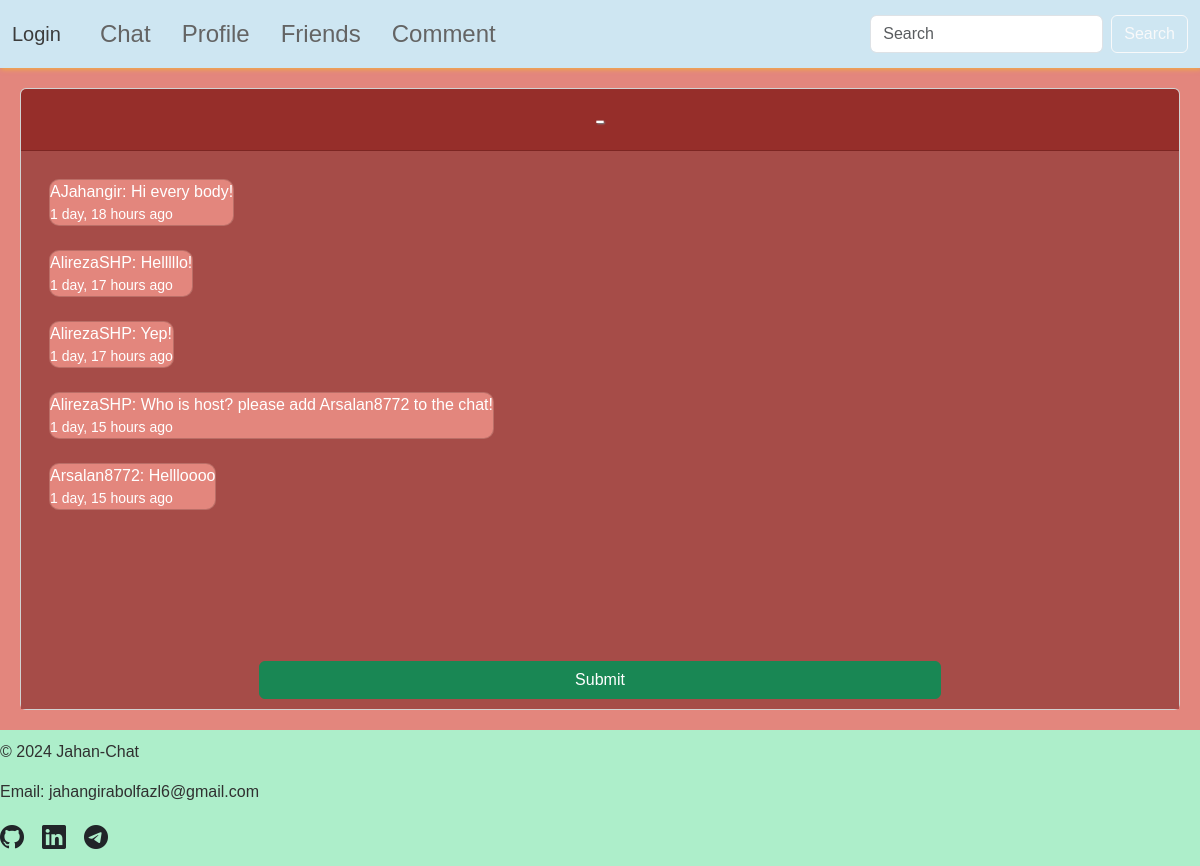
The app's page /success-direct-send/1/, older data.
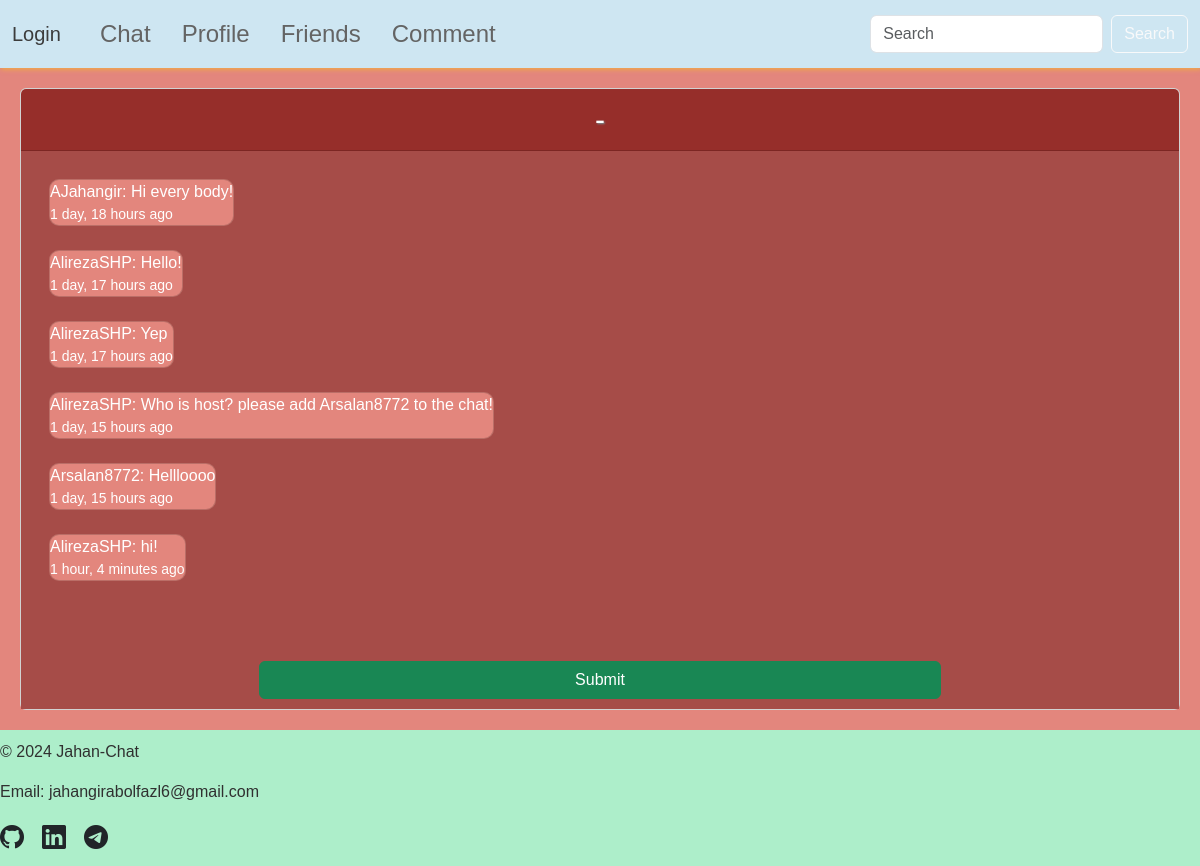
The same page, newer data.
### base/models.py (models this page shows, shortened)
class Message(models.Model):
    author = models.ForeignKey(CustomUser, on_delete=models.CASCADE, related_name="messages")
    chat = models.ForeignKey(Chat, on_delete=models.CASCADE, related_name="messages")
    body = models.TextField()
    created = models.DateTimeField(auto_now_add=True)
    updated = models.DateTimeField(auto_now=True)
    class Meta:
        ordering = ["created"]
        indexes = [
            models.Index(fields=["created"]),
        ]

class CustomUser(AbstractUser):
    friends = models.ManyToManyField("self", symmetrical=True, blank=True)
    created = models.DateTimeField(auto_now_add=True)
    groups = models.ManyToManyField(
        Group,
        related_name='customuser_set',
        blank=True,
        help_text='The groups this user belongs to. A user will get all permissions granted to each of their groups.',
        related_query_name='customuser',
    )
    user_permissions = models.ManyToManyField(
        Permission,
        related_name='customuser_set',
        blank=True,
        help_text='Specific permissions for this user.',
        related_query_name='customuser',
    )
    class Meta:
        ordering = ["created"]
    def __str__(self):
        return self.username

### base/views.py (the view, shortened to what this page needs)
# urls.py: path("success-direct-send/<str:pk>/", views.sendDirectMessage, name="success_direct_send"),
def sendDirectMessage(request, pk):
    chat = Chat.objects.get(id=pk)
    participants = chat.participants.all()
    if participants[0] == request.user:
        friend = participants[1]
    else:
        friend = participants[0]
    messages = chat.messages.all().order_by("created")
    context = {
        "chat": chat,
        "chat_messages": messages
    }
    return render(request, "base/direct_chat.html", context=context)

### base/templates/base/direct_chat.html (shortened to what this page needs)
{% extends 'base.html' %}
{% load static %}
{% block extra_css %}
    <link rel="stylesheet" href="{% static 'style/direct_chat.css' %}">
{% endblock extra_css %}
{% block page_content %}
    <div class="card">
        <div class="card-header">{{ user.username }}-{{ request.user.username }}</div>
        <div class="card-body chat-container">
            {% for chat_message in chat_messages %}
                <div class="message-container">
                    <div class="card message-card {% if chat_message.author == user %}my-message{% else %}other-message{% endif %}">
                        {{ chat_message.author }}: {{ chat_message.body }}
                        <br>
                        <small>{{ chat_message.created|timesince }} ago</small>
                    </div>
                </div>
            {% endfor %}
        </div>
        <div class="form-container">
            <form id="message-form" method="post" action="{% url 'success_direct_send' chat.id %}">
                <button type="submit" class="btn btn-success">Submit</button>
            </form>
        </div>
    </div>
{% endblock page_content %}

Row changes from the older to the newer data that the page shows:
changed Message: body "Helllllo!" → "Hello!"
changed Message: body "Yep!" → "Yep"
added Message: author "AlirezaSHP", body "hi!", created "1 hour, 4 minutes"
